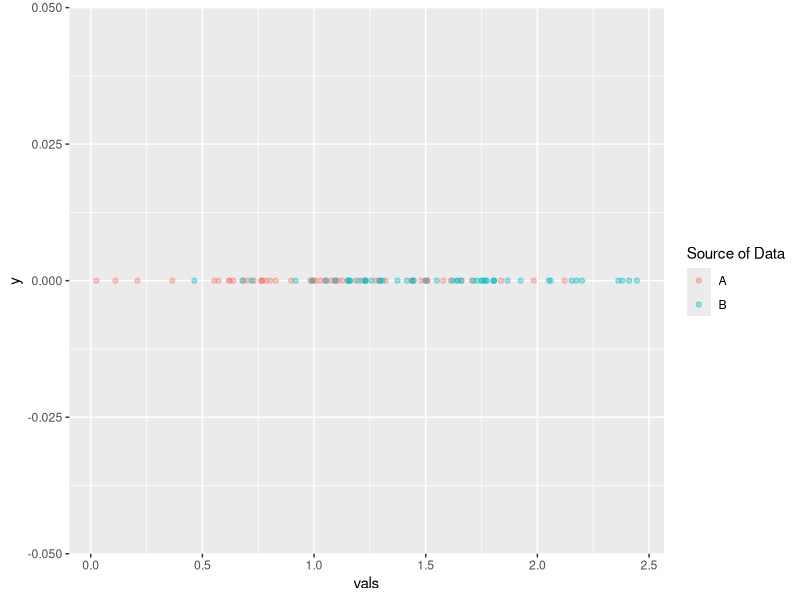
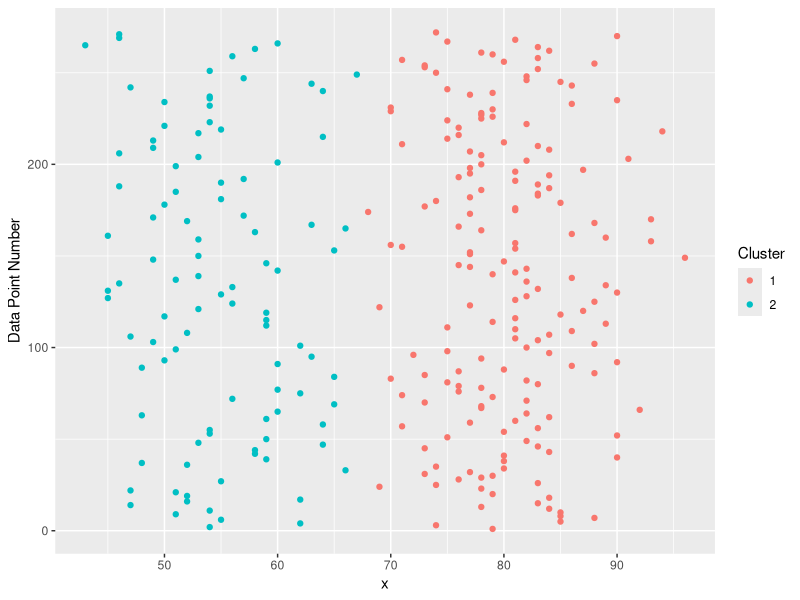

Write the R code that produced these figures, in order. (Note: this script raises an error after producing the figures.)
## ---- chunk 1
#Where are these posterior probabilites coming from?
## ---- chunk 2
library("ggplot2")
library("dplyr")

options(scipen = 999)

comp1.vals <- data_frame(comp = "A", 
												 vals = rnorm(50, mean = 1, sd = 0.5))
comp2.vals <- data_frame(comp = "B", 
												 vals = rnorm(50, mean = 1.5, sd = 0.5))

vals.df <- bind_rows(comp1.vals, comp2.vals)

vals.df %>%
	ggplot(aes(x = vals, y = 0, color = factor(comp))) +
	geom_point(alpha = 0.4) +
	scale_color_discrete(name = "Source of Data")
## ---- chunk 3
vals.df %>%
	group_by(comp) %>%
	summarize(mean_vals = mean(vals),
						sd_vals = sd(vals))
## ---- chunk 4
# vals.df %>%
# 	ggplot(aes(x = vals, y = 0)) +
# 	geom_point() +
# 	stat_function(fun = dnorm, args = list(comp1.vals, 0.5, 1))
## ---- chunk 5
#library("dplyr")
library("mixtools")
#library("ggplot2")
#library("reshape2")

#' Plot a Mixture Component
#' 
#' @param x Input Data
#' @param mu Mean of Component
#' @param sigma Standard of Component
#' @param lam Mixture Weight of Component
plot_mix_comps <- function(x, mu, sigma, lam) {
  lam * dnorm(x, mu, sigma)
}

set.seed(1)
wait <- faithful$waiting
mixmdl <- normalmixEM(wait, k = 2)

#post.df <- as.data.frame(cbind(x = mixmdl$x, mixmdl$posterior))
## ---- chunk 6
wait.kmeans <- kmeans(wait, 2)
wait.kmeans.cluster <- wait.kmeans$cluster

wait.df <- data_frame(x = wait, cluster = wait.kmeans.cluster)

wait.df %>%
	mutate(num = 1:n()) %>%
	ggplot(aes(y = num, x = x, color = factor(cluster))) +
	geom_point() +
	ylab("Data Point Number") +
	scale_color_discrete(name = "Cluster")
## ---- chunk 7
wait.summary.df <- wait.df %>%
	group_by(cluster) %>%
	summarize(mu = mean(x), std = sd(x), size = n())

wait.summary.df %>%
	dplyr::select(cluster, mu, std)
## ---- chunk 8
wait.summary.df <- wait.summary.df %>%
	mutate(alpha = size / sum(size))

wait.summary.df %>%
	dplyr::select(cluster, size, alpha)
## ---- chunk 9
comp1.init.prod <- dnorm(x = wait, 
                         mean = wait.summary.df[1, ][["mu"]],
                         sd = wait.summary.df[1, ][["std"]]) * 
                   wait.summary.df[1, ][["alpha"]]

comp2.init.prod <- dnorm(x = wait, 
                         mean = wait.summary.df[2, ][["mu"]],
                         sd = wait.summary.df[2, ][["std"]]) *
                   wait.summary.df[2, ][["alpha"]]

sum.of.comps.init <- comp1.init.prod + comp2.init.prod
sum.of.comps.init.ln <- log(sum.of.comps.init, base = exp(1))
sum(sum.of.comps.init.ln)
## ---- chunk 10
comp1.prod <- dnorm(66, mixmdl$mu[1], mixmdl$sigma[1]) * mixmdl$lambda[1]
## ---- chunk 11
comp2.prod <- dnorm(66, mixmdl$mu[2], mixmdl$sigma[2]) * mixmdl$lambda[2]

normalizer <- comp1.prod + comp2.prod
## ---- chunk 12
comp1.prod / normalizer
## ---- chunk 13
comp1.prod <- dnorm(x = mixmdl$x, mean = mixmdl$mu[1], 
										sd = mixmdl$sigma[1]) * mixmdl$lambda[1]

comp2.prod <- dnorm(x = mixmdl$x, mean = mixmdl$mu[2], 
										sd = mixmdl$sigma[2]) * mixmdl$lambda[2]

normalizer <- comp1.prod + comp2.prod

comp1.post <- comp1.prod / normalizer
comp2.post <- comp2.prod / normalizer
## ---- chunk 14
post.df %>%
  mutate(comp.1.recal = comp1.post) %>%
  ggplot(aes(x = comp.1, y = comp.1.recal)) +
  geom_point() +
  xlab("Mixtools Component 1 Posterior") +
  ylab("Recalulated Compponent 1 Posterior") +
  ggtitle("Recalulated vs. Mixtools Component 1 Posteriors")
## ---- chunk 15
post.df %>%
  mutate(comp.2.recal = comp2.post) %>%
  ggplot(aes(x = comp.2, y = comp.2.recal)) +
  geom_point() +
  xlab("Mixtools Component 2 Posterior") +
  ylab("Recalulated Compponent 2 Posterior") +
  ggtitle("Recalulated vs. Mixtools Component 2 Posteriors")
## ---- chunk 16
comp1.n <- sum(mixmdl$posterior[, 1])
comp2.n <- sum(mixmdl$posterior[, 2])

comp1.mu <- 1/comp1.n * sum(mixmdl$posterior[, 1] * mixmdl$x)
comp2.mu <- 1/comp2.n * sum(mixmdl$posterior[, 2] * mixmdl$x)

comp1.var <- sum(mixmdl$posterior[, 1] * (mixmdl$x - comp1.mu)^2) * 1/comp1.n
comp2.var <- sum(mixmdl$posterior[, 2] * (mixmdl$x - comp2.mu)^2) * 1/comp2.n

comp1.alpha <- comp1.n / length(mixmdl$x)
comp2.alpha <- comp2.n / length(mixmdl$x)

comp.params.df <- data.frame(comp = c("comp1", "comp2"),
                             comp.mu = c(comp1.mu, comp2.mu),
                             comp.var = c(comp1.var, comp2.var),
                             comp.alpha = c(comp1.alpha, comp2.alpha),
                             comp.cal = c("self", "self"))

mixtools.comp.params.df <- data.frame(comp = c("comp1", "comp2"),
                                      comp.mu = mixmdl$mu, 
                                      comp.var = mixmdl$sigma^2,
                                      comp.alpha = mixmdl$lambda,
                                      comp.cal = c("mixtools", "mixtools"))
## ---- chunk 17
rbind(comp.params.df, mixtools.comp.params.df) %>%
  melt %>%
  ggplot(aes(x = comp.cal, y = value)) +
  facet_grid(comp ~ variable) +
	geom_text(aes(label = round(value, 3)), vjust = -0.1, size = 3) +
  geom_bar(stat = "identity")
## ---- chunk 18
data.frame(x = mixmdl$x) %>%
  ggplot() +
  geom_histogram(aes(x, ..density..), binwidth = 1, colour = "black", 
                 fill = "white") +
  stat_function(geom = "line", fun = plot_mix_comps,
                arg = list(mixmdl$mu[1] - 5, mixmdl$sigma[1], lam = mixmdl$lambda[1]),
                colour = "red", lwd = 1.5) +
  stat_function(geom = "line", fun = plot_mix_comps,
                arg = list(mixmdl$mu[2] - 5, mixmdl$sigma[2], lam = mixmdl$lambda[2]),
                colour = "blue", lwd = 1.5) +
  ylab("Density")
## ---- chunk 19
# Already calculate component responsibilities for each data point from above
sum.of.comps <- comp1.prod + comp2.prod
sum.of.comps.ln <- log(sum.of.comps, base = exp(1))
sum(sum.of.comps.ln)
## ---- chunk 20
comp1.prod.shift <- dnorm(x = mixmdl$x, mean = mixmdl$mu[1] - 5, 
                          sd = mixmdl$sigma[1]) * mixmdl$lambda[1]

comp2.prod.shift <- dnorm(x = mixmdl$x, mean = mixmdl$mu[2] - 5, 
													sd = mixmdl$sigma[2]) * mixmdl$lambda[2]

sum.of.comps.shift <- comp1.prod.shift + comp2.prod.shift
sum.of.comps.shift.ln <- log(sum.of.comps.shift, base = exp(1))
sum(sum.of.comps.shift.ln)
## ---- chunk 21

#' Expectation Step 
#'
#' Calculate the Responsibilites (Posterior Probabilities) that each component
#' has to each data point
e_step <- function(x, mu.vector, sd.vector, alpha.vector) {
	comp1.prod <- dnorm(x, mu.vector[1], sd.vector[1]) * alpha.vector[1]
	comp2.prod <- dnorm(x, mu.vector[2], sd.vector[2]) * alpha.vector[2]
	sum.of.comps <- comp1.prod + comp2.prod
	comp1.post <- comp1.prod / sum.of.comps
	comp2.post <- comp2.prod / sum.of.comps

	sum.of.comps.ln <- log(sum.of.comps, base = exp(1))
	sum.of.comps.ln.sum <- sum(sum.of.comps.ln)

	list("loglik" = sum.of.comps.ln.sum,
			 "posterior.df" = cbind(comp1.post, comp2.post))
}

#' Maximization Step
#'
#' Update the Component Parameters
m_step <- function(x, posterior.df) {
  comp1.n <- sum(posterior.df[, 1])
  comp2.n <- sum(posterior.df[, 2])

	comp1.mu <- 1/comp1.n * sum(posterior.df[, 1] * x)
	comp2.mu <- 1/comp2.n * sum(posterior.df[, 2] * x)

	comp1.var <- sum(posterior.df[, 1] * (x - comp1.mu)^2) * 1/comp1.n
	comp2.var <- sum(posterior.df[, 2] * (x - comp2.mu)^2) * 1/comp2.n

	comp1.alpha <- comp1.n / length(x)
	comp2.alpha <- comp2.n / length(x)
	list("mu" = c(comp1.mu, comp2.mu),
       "var" = c(comp1.var, comp2.var),
       "alpha" = c(comp1.alpha, comp2.alpha))
}

get_loglikelihood <- function(xe_step) {
	normalizer <- sum(posterior.df)
	comp1.post <- posterior.df[, 1] / normalizer
	comp2.post <- posterior.df[, 2] / normalizer


	sum.of.comps <- comp1.prod + comp2.prod
	sum.of.comps.ln <- log(sum.of.comps, base = exp(1))
}
## ---- chunk 22

## ---- chunk 23
for (i in 1:50) {
	if (i == 1) {
		e.step <- e_step(wait, wait.summary.df[["mu"]], wait.summary.df[["std"]], 
													wait.summary.df[["alpha"]])
		m.step <- m_step(wait, e.step[["posterior.df"]])
		cur.loglik <- e.step[["loglik"]]
		loglik.vector <- e.step[["loglik"]]
	} else {
		e.step <- e_step(wait, m.step[["mu"]], sqrt(m.step[["var"]]), m.step[["alpha"]])
		m.step <- m_step(wait, e.step[["posterior.df"]])
		loglik.vector <- c(loglik.vector, e.step[["loglik"]])

		loglik.diff <- abs((cur.loglik - e.step[["loglik"]]))
		if(loglik.diff < 1e-6) {
			break
		} else {
			cur.loglik <- e.step[["loglik"]]
		}
	}
}
loglik.vector
## ---- chunk 24
run_em <- function(x) {

}

## ---- chunk 25
#mixmdl$all.loglik
